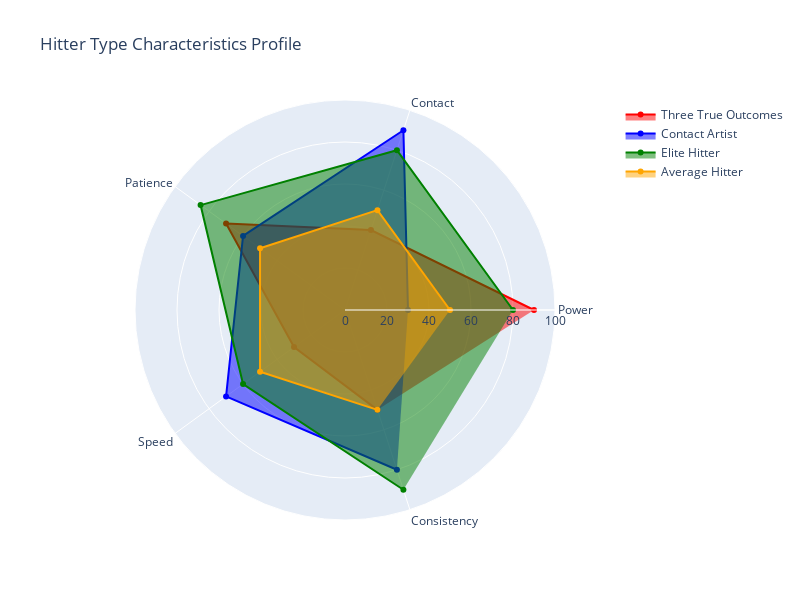

Source (notebook cell):
### Markdown cell above
### Hitter Type Characteristics Analysis

Let's create radar charts to show the characteristics of each hitter type.

### Code cell
# Create radar charts for different hitter types using promoted function
from baseball_stats import create_hitter_radar_chart

# Create the radar chart
radar_fig = create_hitter_radar_chart()
radar_fig.show()

print("\n🎯 Hitter Type Characteristics:")
print("• Three True Outcomes: High power, low contact, good patience")
print("• Contact Artist: Low power, high contact, good speed")
print("• Elite Hitter: High in all categories")
print("• Average Hitter: League average in all areas")

### Figure 1 — Plotly figure (JSON) as saved in the notebook; plotly's stock layout.template omitted (floating-point values rounded to 4 significant figures)
{"data": [{"fill": "toself", "line": {"color": "red"}, "name": "Three True Outcomes", "r": [90, 40, 70, 30, 50], "theta": ["Power", "Contact", "Patience", "Speed", "Consistency"], "type": "scatterpolar"}, {"fill": "toself", "line": {"color": "blue"}, "name": "Contact Artist", "r": [30, 90, 60, 70, 80], "theta": ["Power", "Contact", "Patience", "Speed", "Consistency"], "type": "scatterpolar"}, {"fill": "toself", "line": {"color": "green"}, "name": "Elite Hitter", "r": [80, 80, 85, 60, 90], "theta": ["Power", "Contact", "Patience", "Speed", "Consistency"], "type": "scatterpolar"}, {"fill": "toself", "line": {"color": "orange"}, "name": "Average Hitter", "r": [50, 50, 50, 50, 50], "theta": ["Power", "Contact", "Patience", "Speed", "Consistency"], "type": "scatterpolar"}], "layout": {"height": 600, "polar": {"radialaxis": {"range": [0, 100], "visible": true}}, "showlegend": true, "title": {"text": "Hitter Type Characteristics Profile"}, "width": 800}}
